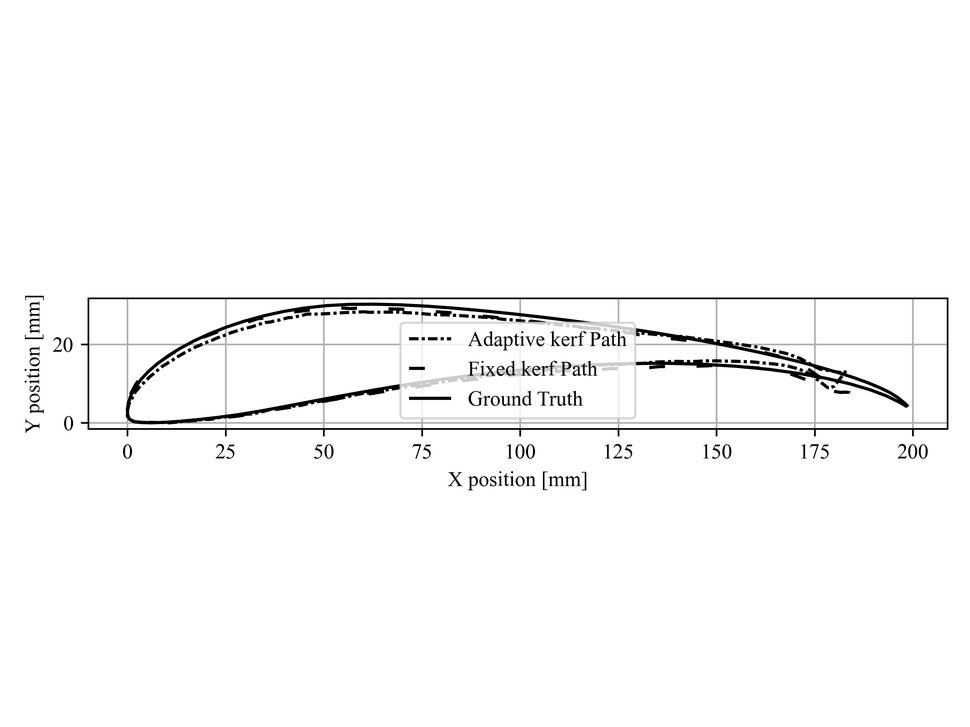
#> input picture Wing Cutter 2.0/Foil_Comparison.png, 970 x 727 px, shrunk from 2880 x 2160 before the run
$ python -i offset_test.py   (imports and definitions only)
#> lines starting #> are read from the running program, lines starting #| are printed output that depends on the picture
import numpy as np
import matplotlib.pyplot as plt
import timeit
class Main():
    def __init__(self):
        self.foil_addr = "Airfoils//s1223.dat"
        self.raw = open(self.foil_addr,'r').read()
        self.foil_dat = np.array(self.format_dat(self.raw))[2:-2]
        self.mainloop()

    def format_dat(self,data):
        # TODO: Needs Improvment for greater compatibility
        #Grandfarthered from old version
        self.data = data.split("\n")
        self.formatted = [self.el.split(" ") for self.el in self.data]
        self.formatted  = [[float(self.num) for self.num in list(filter(lambda x:x!='',self.coord))]for self.coord in self.formatted]#list(map(float,self.formatted))
        self.formatted = list(filter(lambda x:x!=[],self.formatted))
        return self.formatted

    def Offset(self, nodes, offsets):
        self.nodes = np.concatenate([nodes[-1:],nodes,nodes[:1]],axis=0)
        self.derivatives = self.nodes[1:]-self.nodes[:-1]#np.diff(nodes,axis=0)
        self.Unit_derivaitves = self.derivatives/np.sqrt(np.sum(self.derivatives**2,axis=1))[:,None]
        self.Offset_unit_vectors = self.Unit_derivaitves[:,::-1]
        self.Offset_unit_vectors[:,0] *= -1
        self.Offset_unit_vectors = (self.Offset_unit_vectors[1:]+self.Offset_unit_vectors[:-1])/2
        self.Offset_vectors = self.Offset_unit_vectors*self.offsets[:,None]
        return nodes+self.Offset_vectors

    def mainloop(self):

        self.nodes = self.foil_dat.copy()*100
        self.offsets = np.random.rand(self.nodes.shape[0])*-10
        print(self.offsets)
        self.data = self.Offset(self.nodes, self.offsets)

        plt.plot(self.nodes[:,0],self.nodes[:,1])
        plt.plot(self.data[:,0],self.data[:,1])
        plt.gca().set_aspect('equal')
        plt.show()


# [2 lines not run here, left out]

>>> import cv2
>>> picture = cv2.imread('Foil_Comparison.png', cv2.IMREAD_GRAYSCALE)
#> picture is the input picture: shape (727, 970); min 0, max 255, mean 249.3
>>> result = Main().format_dat(picture)
#> (reads Wing Cutter 2.0/Airfoils/s1223.dat from the repository)
#> in mainloop, `plt.show()`:
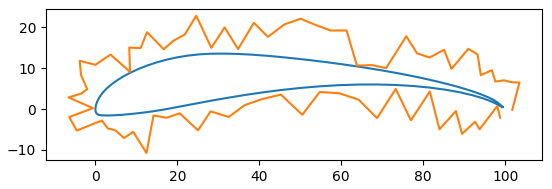
#> figure drawn by matplotlib, 1 panel
#> (the run stopped early here; a loop or call above may not have finished)
